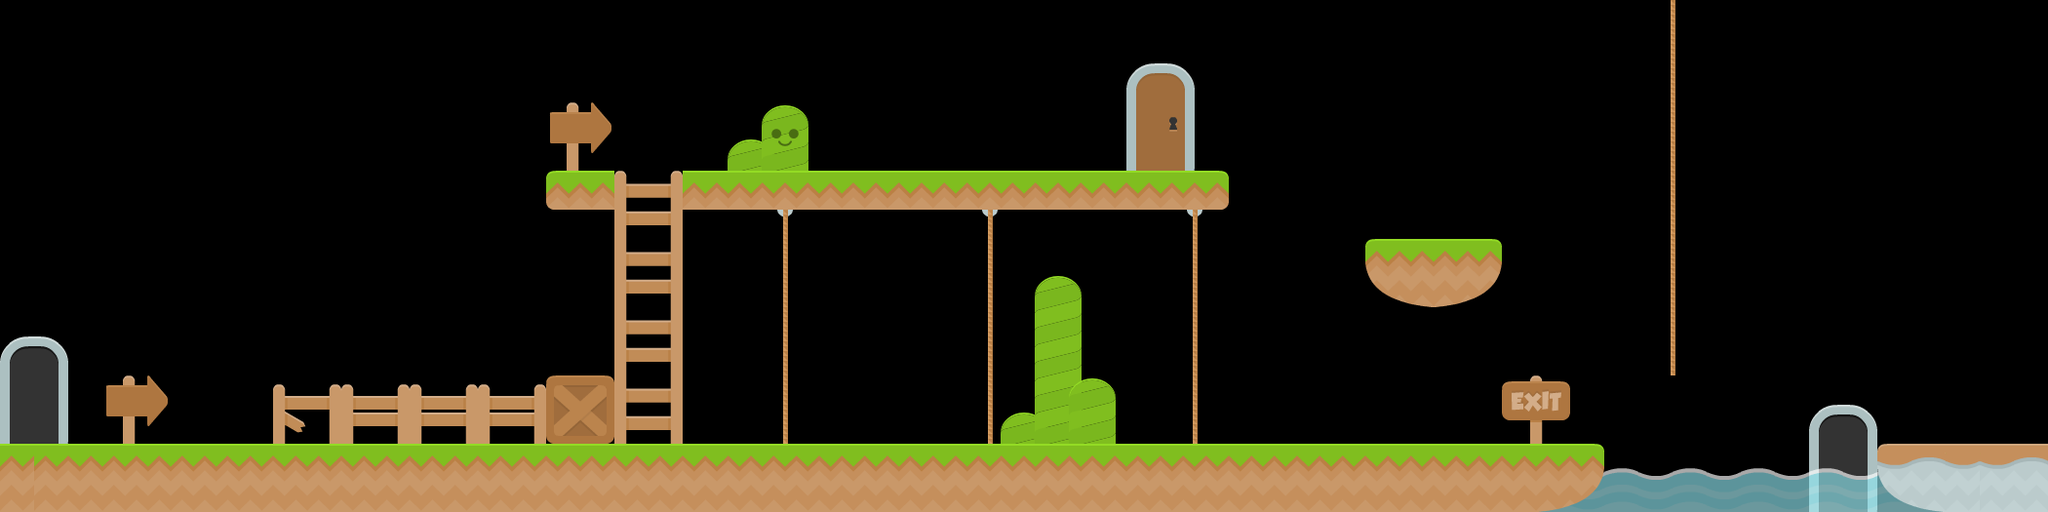

This is a level from a 2D game, rendered from its Tiled map with the project's own tilesets. A one-line summary and the map file follow, with tile-layer data summarised:
An orthogonal 60x15 tile map with 35x35 px tiles, 5 tile layers (Doors, Background, Water, Platforms, ...).

<map version="1.0" orientation="orthogonal" renderorder="right-down" width="60" height="15" tilewidth="35" tileheight="35" nextobjectid="1">
 <tileset firstgid="1" name="Platformer" tilewidth="70" tileheight="70" spacing="2" margin="2">
  <image source="tileset.png" width="1024" height="1024" />
 </tileset>
 <layer name="Doors" width="60" height="15">
  <data>[900 cells, 16 non-empty, 5 distinct tile ids]</data>
 </layer>
 <layer name="Background" width="60" height="15">
  <data>[900 cells, 26 non-empty, 10 distinct tile ids]</data>
 </layer>
 <layer name="Water" width="60" height="15" opacity="0.66">
  <data>[900 cells, 7 non-empty, 1 distinct tile ids]</data>
 </layer>
 <layer name="Platforms" width="60" height="15">
  <data>[900 cells, 39 non-empty, 9 distinct tile ids]</data>
 </layer>
 <layer name="Ladders" width="60" height="15">
  <data>[900 cells, 4 non-empty, 2 distinct tile ids]</data>
 </layer>
</map>